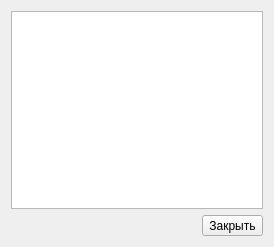
<?xml version="1.0" encoding="UTF-8"?>
<ui version="4.0">
 <class>ArgsView</class>
 <widget class="QWidget" name="ArgsView">
  <property name="geometry">
   <rect>
    <x>0</x>
    <y>0</y>
    <width>274</width>
    <height>247</height>
   </rect>
  </property>
  <property name="windowTitle">
   <string>Доступные параметры запуска</string>
  </property>
  <layout class="QVBoxLayout" name="verticalLayout">
   <item>
    <widget class="QPlainTextEdit" name="textEdit">
     <property name="readOnly">
      <bool>true</bool>
     </property>
    </widget>
   </item>
   <item>
    <layout class="QHBoxLayout" name="horizontalLayout">
     <item>
      <spacer name="horizontalSpacer">
       <property name="orientation">
        <enum>Qt::Horizontal</enum>
       </property>
       <property name="sizeHint" stdset="0">
        <size>
         <width>40</width>
         <height>20</height>
        </size>
       </property>
      </spacer>
     </item>
     <item>
      <widget class="QToolButton" name="okButton">
       <property name="toolTip">
        <string>Закрыть</string>
       </property>
       <property name="text">
        <string>Закрыть</string>
       </property>
      </widget>
     </item>
    </layout>
   </item>
  </layout>
 </widget>
 <resources>
  <include location="../../../../commons/etc/meteo.icons.qrc"/>
 </resources>
 <connections/>
</ui>
